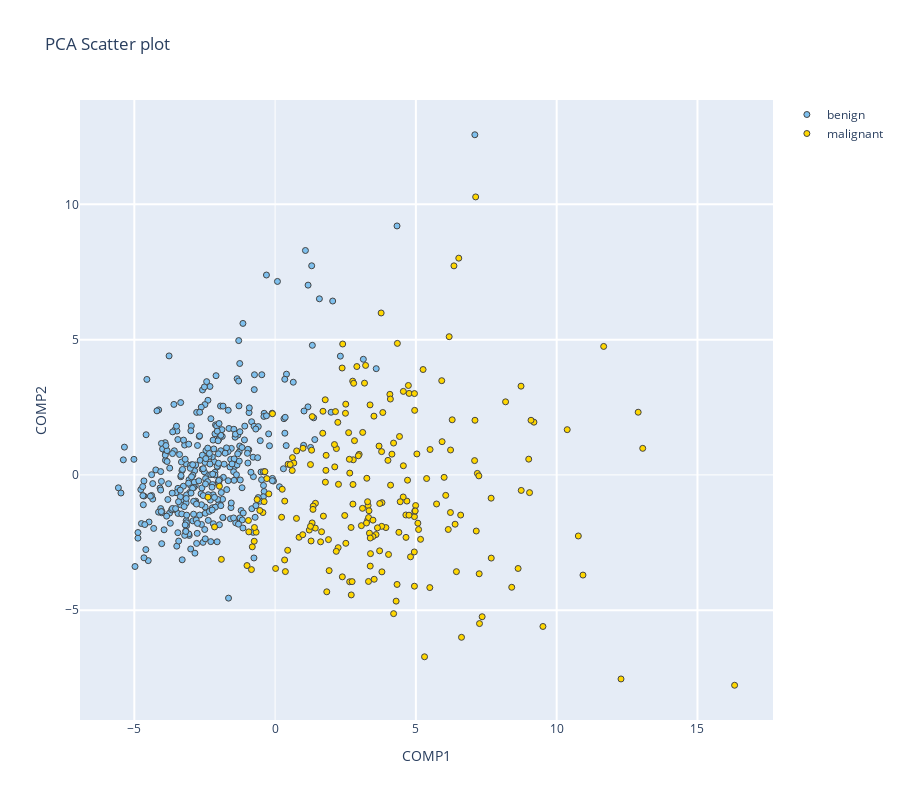

Notebook cell for this chart:
### Code cell
def pca_scatter(target,color) :
    tracer = go.Scatter(x = pca_std[pca_std['diagnosis'] == target]['COMP1'] ,
                        y = pca_std[pca_std['diagnosis'] == target]['COMP2'],
                        name = target, mode = 'markers',
                        marker = dict(color = color,line = dict(width = 1))
                       )
    return tracer
layout = go.Layout(dict(title = 'PCA Scatter plot ',
                        xaxis = dict(gridcolor = 'rgb(255, 255, 255)',
                                     title = 'COMP1',
                                     zerolinewidth=1,ticklen=5,gridwidth=2),
                        yaxis = dict(gridcolor = 'rgb(255, 255, 255)',
                                     title = 'COMP2',
                                     zerolinewidth=1,ticklen=5,gridwidth=2),
                        height = 800
                       ))
trace1 = pca_scatter('malignant','#FFD700')
trace2 = pca_scatter('benign','#7EC0EE')
plots = [trace2,trace1]
fig = go.Figure(data = plots,layout = layout)
fig.show()

### Figure 1 — Plotly figure (JSON) as saved in the notebook; plotly's stock layout.template omitted (floating-point values rounded to 4 significant figures; data arrays with more than 128 entries replaced by an {"elided": "..."} marker saying what was removed)
{"data": [{"marker": {"color": "#7EC0EE", "line": {"width": 1}}, "mode": "markers", "name": "benign", "type": "scatter", "x": {"elided": "357 float values"}, "y": {"elided": "357 float values"}}, {"marker": {"color": "#FFD700", "line": {"width": 1}}, "mode": "markers", "name": "malignant", "type": "scatter", "x": {"elided": "212 float values"}, "y": {"elided": "212 float values"}}], "layout": {"height": 800, "title": {"text": "PCA Scatter plot "}, "xaxis": {"gridcolor": "rgb(255, 255, 255)", "gridwidth": 2, "ticklen": 5, "title": {"text": "COMP1"}, "zerolinewidth": 1}, "yaxis": {"gridcolor": "rgb(255, 255, 255)", "gridwidth": 2, "ticklen": 5, "title": {"text": "COMP2"}, "zerolinewidth": 1}}}
